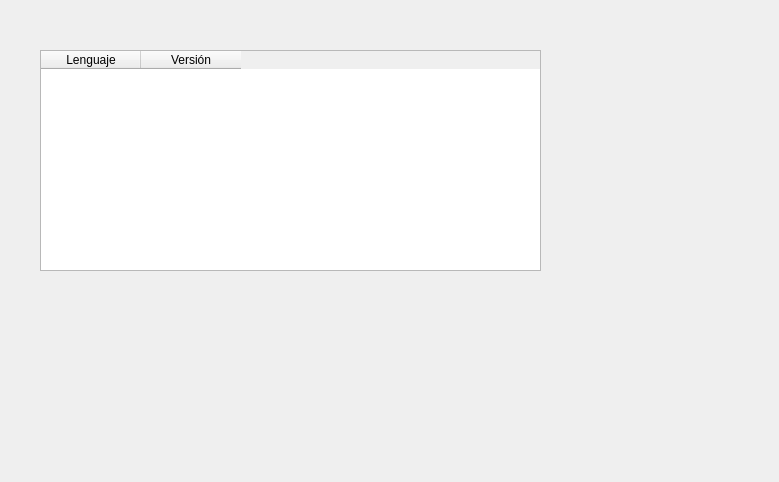
<?xml version="1.0" encoding="UTF-8"?>
<ui version="4.0">
 <class>tabla_Dialog</class>
 <widget class="QDialog" name="tabla_Dialog">
  <property name="geometry">
   <rect>
    <x>0</x>
    <y>0</y>
    <width>779</width>
    <height>482</height>
   </rect>
  </property>
  <property name="windowTitle">
   <string>Tabla de Lenguajes</string>
  </property>
  <widget class="QTableWidget" name="tbl_lenguajes">
   <property name="geometry">
    <rect>
     <x>40</x>
     <y>50</y>
     <width>501</width>
     <height>221</height>
    </rect>
   </property>
   <column>
    <property name="text">
     <string>Lenguaje</string>
    </property>
   </column>
   <column>
    <property name="text">
     <string>Versión</string>
    </property>
   </column>
  </widget>
 </widget>
 <resources/>
 <connections/>
</ui>
